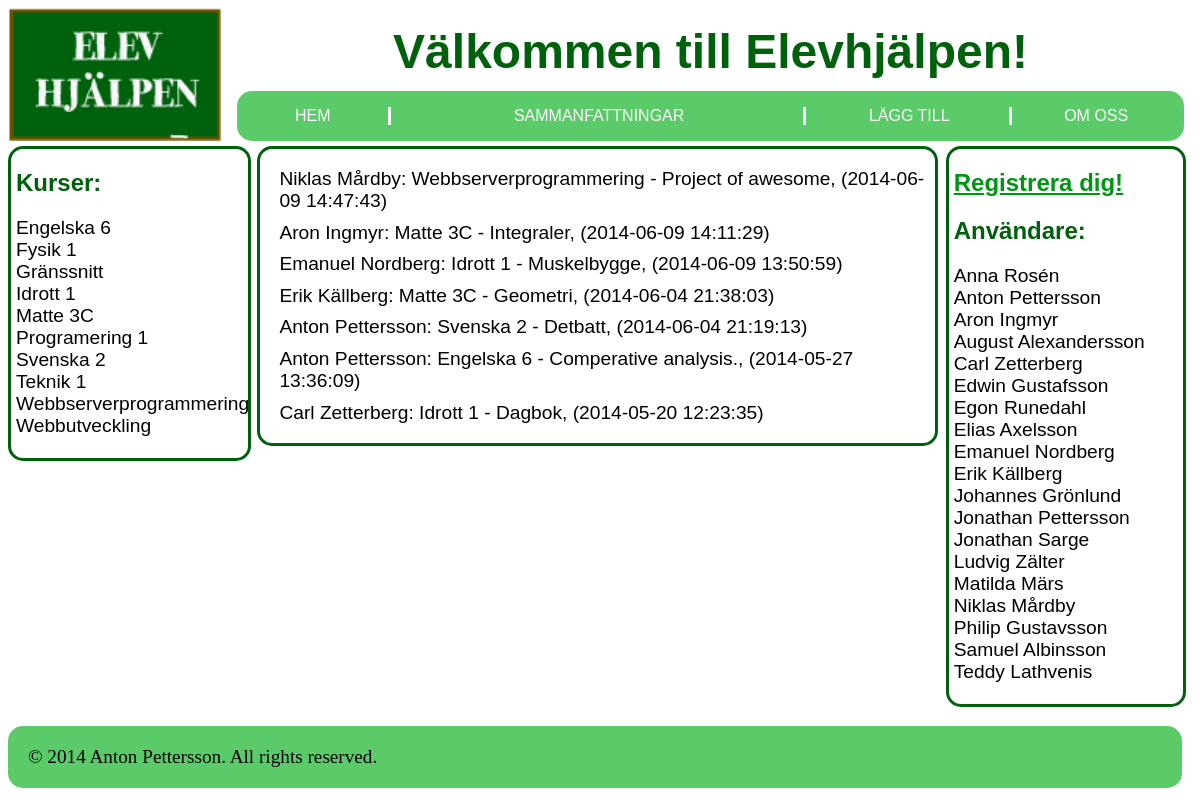
The page / on the database its author committed.
### tables this page shows
CREATE TABLE IF NOT EXISTS `subjects` (
  `id` int(11) NOT NULL AUTO_INCREMENT,
  `name` varchar(32) NOT NULL,
  PRIMARY KEY (`id`)
);

CREATE TABLE IF NOT EXISTS `summaries` (
  `id` int(11) NOT NULL AUTO_INCREMENT,
  `title` varchar(32) NOT NULL,
  `date` datetime NOT NULL,
  `content` text NOT NULL,
  `subject_id` int(11) NOT NULL,
  `user_id` int(11) NOT NULL,
  PRIMARY KEY (`id`),
  KEY `subject_id` (`subject_id`),
  KEY `user_id` (`user_id`)
);

CREATE TABLE IF NOT EXISTS `users` (
  `id` int(11) NOT NULL AUTO_INCREMENT,
  `fname` varchar(32) NOT NULL,
  `lname` varchar(32) NOT NULL,
  PRIMARY KEY (`id`)
);

### htdocs/index.php (the view, shortened to what this page needs)
<!DOCTYPE html>
<html>
	<head>
		<link rel="stylesheet" type="text/css" href="style.css" />
	</head>
<body>
	<header>
		<a href="index.php"><img src="logo.png" id="logotype"></a>
		<div id="headerContent">
			<h1 id="headline">Välkommen till Elevhjälpen!</h1>
			<nav id="menu">
				<ul>
					<li class="menuButton" id="homeButton"><a href="index.php" method="post">HEM</a></li>
					<li class="menuButton" id="summariesButton"><a href="summaries.php" method="post">SAMMANFATTNINGAR</a></li>
					<li class="menuButton" id="addButton"><a href="add_summaries.php" method="post">LÄGG TILL</a></li>
					<li class="menuButton" id="aboutButton"><a href="about.php" method="post">OM OSS</a></li>
				</ul>
			</nav>
		</div>
	</header>
<div id="layout">
	<div id="coursesCell">
		<nav id="courses">
			<h1 id="coursesTitle">Kurser:</h1>
			<ul>
				<?php
				$host     = "localhost";
				$dbname   = "slutprojekt";
				$username = "slutprojekt";
				$password = "mkq5ik";
				$dsn 	= "mysql:host=$host;dbname=$dbname;charset=utf8mb4";
				$attr 	= array(PDO::ATTR_DEFAULT_FETCH_MODE => PDO::FETCH_ASSOC);
				$pdo  	= new PDO($dsn, $username, $password, $attr);
				foreach($pdo->query("SELECT * FROM subjects ORDER BY name") as $row)
				{
					echo "<li><a href=\"summaries.php?subject_id={$row['id']}\" class=\"courseLink\">{$row['name']}</a></li>";
				}
				?>
			</ul>
		</nav>
	</div>
	<div id="contentCell">
		<section id="content">
			<?php
				if(isset($_GET['subject_id']))
				{
					$subject_id = filter_input(INPUT_GET, "subject_id", FILTER_VALIDATE_INT);
				}
				else
				{
					$subject_id = 0;
				}
				if(isset($_GET['user_id']))
				{
					$user_id = filter_input(INPUT_GET, "user_id", FILTER_VALIDATE_INT);
				}
				else
				{
					$user_id = 0;
				}
				if(isset($_GET['summary_id']))
				{
					$summary_id = filter_input(INPUT_GET, "summary_id", FILTER_VALIDATE_INT);
				}
				else
				{
					$summary_id = 0;
				}
				if($summary_id != 0)
				{
					$summary_statement = $pdo->prepare("SELECT summaries.*, users.fname, users.lname, subjects.name FROM summaries INNER JOIN users ON summaries.user_id=users.id INNER JOIN subjects ON summaries.subject_id=subjects.id WHERE summaries.id=:summary_id ORDER BY date DESC");
					$summary_statement->bindParam(":summary_id", $summary_id);
					if($summary_statement->execute())
					{
						if($row = $summary_statement->fetch())
						{
							echo "<div id=\"summary_page\">
									<h2 id=\"summaryContentTitle\">{$row['title']}</h2>
									<div id=\"summaryInfo\">
										<p id=\"timeInfo\">{$row['date']}</p>
										<p>Kurs: <a href=\"summaries.php?subject_id={$row['subject_id']}\">{$row['name']}</a></p>
										<p>Av: <a href=\"summaries.php?user_id={$row['user_id']}\">{$row['fname']} {$row['lname']}</a></p>
									</div>
									<p id=\"summary_content\">{$row['content']}</p>
								</div>";
							echo "<div id=\"commentsCell\">";
							$comment_statement = $pdo->prepare("SELECT comments.*, users.fname, users.lname FROM comments INNER JOIN users ON comments.user_id=users.id WHERE summary_id=:summary_id ORDER BY date");
							$comment_statement->bindParam(":summary_id", $summary_id);
							if($comment_statement->execute())
							{
								while($comment = $comment_statement->fetch())
								{
									echo "<div class=\"comment\"><p class=\"commentInfo\"><a href=\"summaries.php?user_id={$comment['user_id']}\">{$comment['fname']} {$comment['lname']}</a> ({$comment['date']}):</p> <p class=\"commentContent\">{$comment['content']}</p></div>";
								}
							}
							else
							{
								print_r($comment_statement->errorInfo());
							}
							if(!empty($_POST))
							{
								if ($_POST['user_id'] != "" && $_POST['content'] != "")
								{
									$summary_id = filter_input(INPUT_POST, 'summary_id');
									$user_id = filter_input(INPUT_POST, 'user_id');
									$content = filter_input(INPUT_POST, 'content');
									$statement = $pdo->prepare("INSERT INTO comments (summary_id, user_id, date, content) VALUES (:summary_id, :user_id, NOW(), :content)");
									$statement->bindParam(":summary_id", $summary_id);
									$statement->bindParam(":user_id", $user_id);
									$statement->bindParam(":content", $content);
									if(!$statement->execute())
									{
										print_r($statement->errorInfo());
									}
								}
							}
								echo "<form id=\"commentForm\" action=\"summaries.php?summary_id={$row['id']}\" method=\"POST\">";
								echo "<input type=\"hidden\" name=\"summary_id\" value=\"{$row['id']}\" />";
							?>
										<p>
											<label for="user_id"></label>
											<select name="user_id">
												<option selected disabled>Välj användare:</option>
												<?php
													foreach ($pdo->query("SELECT * FROM users ORDER BY fname") as $row) {
														echo "<option value=\"{$row['id']}\">{$row['fname']} {$row['lname']}</option>";
													}
												?>
											</select>
										</p>
										<p>
											<label for="content"></label>
											<input type="text" name="content" />
											<input type="submit" value="Kommentera" />
										</p>
									</form>
								</div>
							<?php
						}
					}
					else
					{
						print_r($summary_statement->errorInfo());
					}
				}
				else
				{
					echo "<ul id=\"summaries\">";
					if($subject_id != 0){
						$list_filter = "SELECT summaries.*, users.fname, users.lname, subjects.name FROM summaries INNER JOIN users ON summaries.user_id=users.id INNER JOIN subjects ON summaries.subject_id=subjects.id WHERE summaries.subject_id = $subject_id ORDER BY date DESC";
					}
					elseif($user_id != 0)
					{
						$list_filter = "SELECT summaries.*, users.fname, users.lname, subjects.name FROM summaries INNER JOIN users ON summaries.user_id=users.id INNER JOIN subjects ON summaries.subject_id=subjects.id WHERE summaries.user_id = $user_id ORDER BY date DESC";
					}
					else
					{
						$list_filter = "SELECT summaries.*, users.fname, users.lname, subjects.name FROM summaries INNER JOIN users ON summaries.user_id=users.id INNER JOIN subjects ON summaries.subject_id=subjects.id ORDER BY date DESC";
					}
					foreach($pdo->query($list_filter) as $row)
					{
						echo "<li class=\"summary\"><a href=\"summaries.php?summary_id={$row['id']}\">{$row['fname']} {$row['lname']}: {$row['name']} - {$row['title']}, ({$row['date']})</a></li>";
					}
					echo "</ul>";
				}
			?>
		</section>
	</div>
	<div id="usersCell">
		<section id="users">
			<h1><a href="add_users.php" id="registerLink">Registrera dig!</a></h1>
			<h2 id="usersTitle">Användare:</h2>
			<ul>
				<?php
				foreach($pdo->query("SELECT * FROM users ORDER BY fname") as $row)
				{
					echo "<li><a href=\"summaries.php?user_id={$row['id']}\" class=\"userLink\">{$row['fname']} {$row['lname']}</a></li>";
				}
				?>
			</ul>
		</section>
	</div>
</div>
	<footer id="bodyFooter">
		<p id="copyright">
			&copy; 2014 Anton Pettersson. All rights reserved.
		</p>
	</footer>
</body>
</html>

### htdocs/style.css (style rules this page uses)
@media screen and (min-width: 1024px) { #logotype { display: inline-block; margin-right: 1%; } }
@media screen and (min-width: 1024px) { #headerContent { width: 80%; } }
@media screen and (min-width: 1024px) { #homeButton { width: 16%; } }
@media screen and (min-width: 1024px) { #summariesButton { width: 43%; } }
@media screen and (min-width: 1024px) { #addButton { width: 21%; } }
@media screen and (min-width: 1024px) { #aboutButton { width: 17%; } }
@media screen and (min-width: 1024px) { #layout { display: table; width: 99%; padding-top: 5px; } }
@media screen and (min-width: 1024px) { #coursesCell, #contentCell, #usersCell { display: table-cell; vertical-align: top; } }
@media screen and (min-width: 1024px) { #coursesCell { width: 15%; padding: 0; } }
@media screen and (min-width: 1024px) { #courses { width: 95%; } }
@media screen and (min-width: 1024px) { #content { width: 98%; } }
@media screen and (min-width: 1024px) { #usersCell { width: 20%; text-align: right; } }
#logotype { width: 18%; vertical-align: bottom; }
#headerContent { display: inline-block; margin: 0; padding: 0; }
#headline { color: #00610c; font-family: MV Boli, arial; margin: 12px; font-size: 3em; text-align: center; }
#menu { background: #5bca69; width: 100%; border-radius: 15px; }
#menu, .menuButton { display: inline-block; }
#menu > ul { padding: 0; }
.menuButton { font-family: arial; border-right: solid #fff 0.2em; margin: 0; padding: 0; height: 100%; text-align: center; }
.menuButton:last-child { border: none; }
.menuButton > a { text-decoration: none; color: #fff; }
#courses { border: solid #00610c 3px; border-radius: 15px; }
#coursesTitle, #usersTitle, #aboutTitle { color: #00610c; font-family: Elephant, arial; padding-left: 5px; padding-right: 5px; }
#courses > ul, #users > ul { list-style-type: none; padding: 5px; padding-top: 0; }
.courseLink, .userLink { text-decoration: none; font-family: arial; color: #000; font-size: 1.2em; }
#courses, #content, #users { display: inline-block; }
#content { border: solid #00610c 3px; border-radius: 15px; }
#content > ul { margin-right: 0; }
#summaries, #addSummary, #addUser, .response, #summary_page, #commentsCell, #about { padding-left: 1em; }
#summaries, #commentsCell, #about { font-family: arial; font-size: 1.2em; list-style-type: none; }
.summary, #summaryPage { margin-bottom: 0.5em; }
.summary > a { color: #000; text-decoration: none; }
#users { border: solid #00610c 3px; border-radius: 15px; margin-right: 1%; width: 100%; text-align: left; }
#registerLink { text-decoration: underline; color: #009512; font-family: Eras Medium ITC, arial; padding: 5px; }
#bodyFooter { background: #5bca69; border-radius: 15px; margin-right: 10px; }
#copyright { padding: 20px; font-size: 1.2em; }

### rows shown on the page
subjects: name "Engelska 6"
subjects: name "Fysik 1"
subjects: name "Gränssnitt"
subjects: name "Idrott 1"
subjects: name "Matte 3C"
subjects: name "Programering 1"
subjects: name "Svenska 2"
subjects: name "Teknik 1"
subjects: name "Webbserverprogrammering"
subjects: name "Webbutveckling"
summaries: user.fname "Niklas", user.lname "Mårdby", subject.name "Webbserverprogrammering", title "Project of awesome", date "2014-06-09 14:47:43"
summaries: user.fname "Aron", user.lname "Ingmyr", subject.name "Matte 3C", title "Integraler", date "2014-06-09 14:11:29"
summaries: user.fname "Emanuel", user.lname "Nordberg", subject.name "Idrott 1", title "Muskelbygge", date "2014-06-09 13:50:59"
summaries: user.fname "Erik", user.lname "Källberg", subject.name "Matte 3C", title "Geometri", date "2014-06-04 21:38:03"
summaries: user.fname "Anton", user.lname "Pettersson", subject.name "Svenska 2", title "Detbatt", date "2014-06-04 21:19:13"
summaries: user.fname "Anton", user.lname "Pettersson", subject.name "Engelska 6", title "Comperative analysis.", date "2014-05-27 13:36:09"
summaries: user.fname "Carl", user.lname "Zetterberg", subject.name "Idrott 1", title "Dagbok", date "2014-05-20 12:23:35"
users: fname "Anna", lname "Rosén"
users: fname "Anton", lname "Pettersson"
users: fname "Aron", lname "Ingmyr"
users: fname "August", lname "Alexandersson"
users: fname "Carl", lname "Zetterberg"
users: fname "Edwin", lname "Gustafsson"
users: fname "Egon", lname "Runedahl"
users: fname "Elias", lname "Axelsson"
users: fname "Emanuel", lname "Nordberg"
users: fname "Erik", lname "Källberg"
users: fname "Johannes", lname "Grönlund"
users: fname "Jonathan", lname "Pettersson"
users: fname "Jonathan", lname "Sarge"
users: fname "Ludvig", lname "Zälter"
users: fname "Matilda", lname "Märs"
users: fname "Niklas", lname "Mårdby"
users: fname "Philip", lname "Gustavsson"
users: fname "Samuel", lname "Albinsson"
users: fname "Teddy", lname "Lathvenis"
